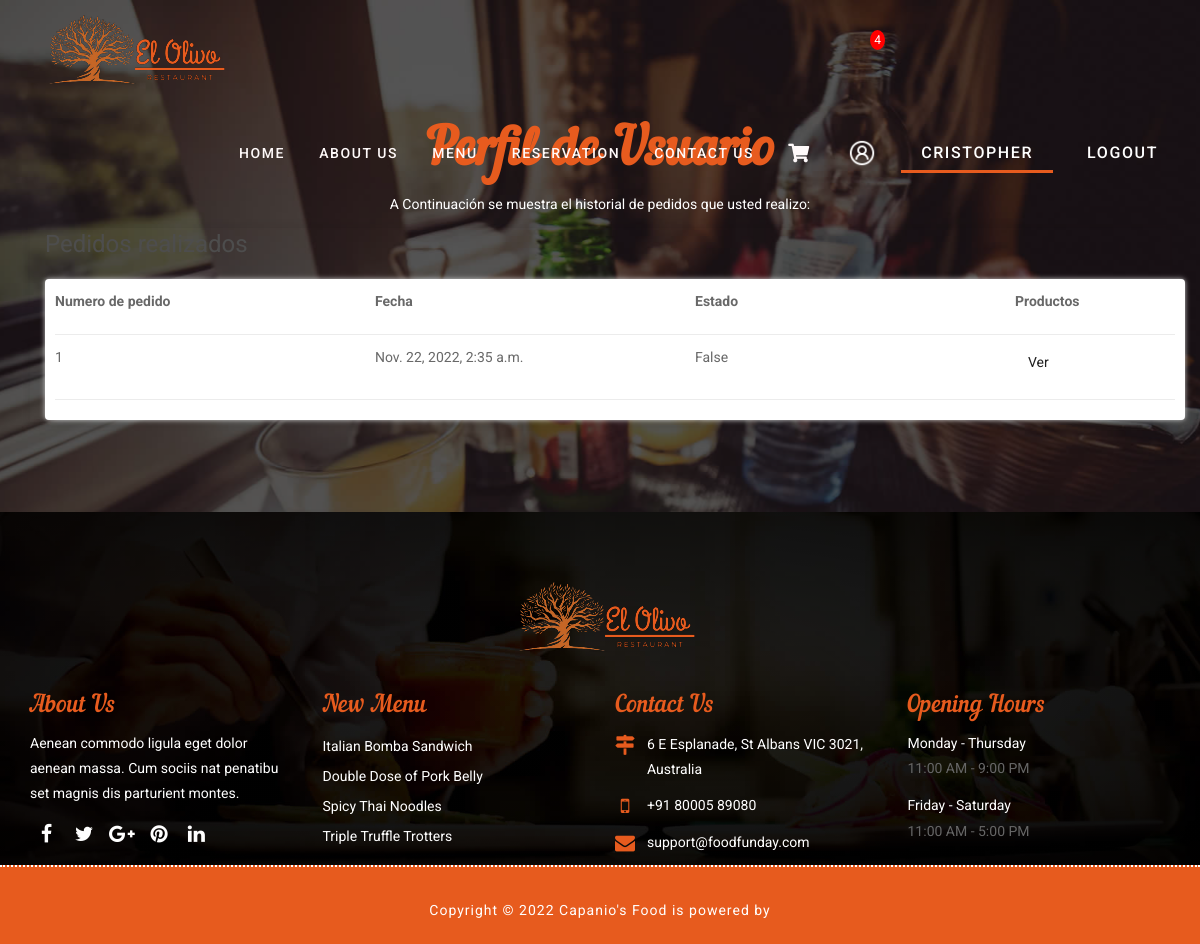
Screenshot of /perfil/ (signed in) with the database file from the repository.
### store/models.py (models this page shows, shortened)
class Pedido(models.Model):
    cliente = models.ForeignKey(Cliente, null=True, blank=True, on_delete=models.SET_NULL)
    fecha = models.DateTimeField(auto_now_add=True)
    estado = models.BooleanField(default=False, null=True, blank=False)
    id_transaccion = models.CharField(max_length=50, null=True)
    def __str__(self):
        return str(self.id)
    @property
    def get_carrito_articulos(self):
        detallepedidos = self.detallepedido_set.all()
        total = sum([articulo.cantidad for articulo in detallepedidos])
        return total

### store/views.py (the view)
# urls.py: path('perfil/', views.perfil, name="perfil"),
def perfil(request):
	data = cartData(request)
	carritoItems = data['carritoItems']
	pedidos = request.user.cliente.pedido_set.all()
	context = {'carritoItems':carritoItems,'pedidos':pedidos}
	return render(request, 'perfil.html', context)

### store/utils.py (called while the page is built)
def cartData(request):
    if request.user.is_authenticated:
        cliente = request.user.cliente
        pedido, created = Pedido.objects.get_or_create(cliente=cliente, estado=False )
        articulos = pedido.detallepedido_set.all()
        carritoItems = pedido.get_carrito_articulos
    else:
        cookieData = cookieCart(request)
        carritoItems = cookieData['carritoItems']
        pedido = cookieData['pedido']
        articulos = cookieData['articulos']
    return{'carritoItems': carritoItems, 'pedido': pedido, 'articulos':articulos}

### store/templates/perfil.html (shortened to what this page needs)
{% load static %}
<!DOCTYPE html>
<html lang="en">
<head>
    <link rel="stylesheet" href="https://cdnjs.cloudflare.com/ajax/libs/font-awesome/5.15.4/css/all.min.css">
    <link rel="stylesheet" href='{% static "css/bootstrap.min.css" %}'>
    <link rel="stylesheet" href='{% static "css/style_perfil.css" %}'>
    <link rel="stylesheet" href='{% static "css/responsive.css" %}'>
    <link rel="stylesheet" href='{% static "js/app.js" %}'>
    <link id="changeable-colors" rel="stylesheet" href='{% static "css/colors/orange.css" %} ' />
    <link rel="stylesheet" type="text/css" href="{% static 'css/principal.css' %}? {% now 'U' %}">
</head>
<body>
    <div id="site-header">
        <header id="header" class="header-block-top">
            <div class="container">
                <div class="row">
                    <div class="main-menu">
                        <nav class="navbar navbar-default" id="mainNav">
                            <div class="navbar-header">
                                <div class="logo">
                                    <a class="navbar-brand js-scroll-trigger logo-header" href="#">
                                        <img src="{% static 'images/RESTAURANT_LOGO_INDEX.png'%}" alt="">
                                    </a>
                                </div>
                            </div>
                            <div id="navbar" class="navbar-collapse collapse">
                                <ul class="nav navbar-nav navbar-right">
                                    <li><a href="{% url 'Index' %}">Home</a></li>
                                    <li><a href="{% url 'about_us' %}">About us</a></li>
                                    <li><a href="{% url 'menu' %}">Menu</a></li>
                                    <li><a href="{% url 'reservation'%}">Reservation</a></li>
                                    <li><a href="{% url 'contact_us' %}">Contact us</a></li>
                                    <li><a href="{% url 'carrito' %}"><div class="fas fa-shopping-cart fa-lg" id="cart-btn"></div></a></li>
                                    <li><a href="{% url 'login' %}"><img  id="user-icon" src="{% static 'images/male_user.png' %}"></a></li>
                                    <li class="active"><a href="{% url 'perfil' %}"><span id="nav" class="nav">{{request.user}}</span></a></li>
                                    <li><a href="{% url 'logout' %}"><span id="logout"> Logout</a> </span></li>
                                    <p id="cart-total" class="nav">{{carritoItems}}</p>
                                    <br>
                                </ul>
                            </div>
                        </nav>
                    </div>
                </div>
            </div>
        </header>
    </div>
    <div id="menu" class="menu-main pad-top-100 pad-bottom-100">
        <div class="container">
            <div class="row">
                <div class="col-lg-12 col-md-12 col-sm-12 col-xs-12">
                    <div class="wow fadeIn" data-wow-duration="1s" data-wow-delay="0.1s">
                        <h2 class="block-title text-center">
						Perfil de Usuario
					</h2>
                        <p class="title-caption text-center">A Continuación se muestra el historial de pedidos que usted realizo:
                        </p>
                    </div>
                    <div class="tab-menu">
                        <div class="container">
                            <div>
                                <h1>Pedidos realizados</h1>
                                <div class="row">
                                    <div class="col-lg-12">
                                        <div class="box-pedido">
                                            <div class="cart-row" >
                                                <div style="flex:2;"><p> <strong>Numero de pedido</strong> </p> </div>
                                                <div style="flex:2"><p><strong>Fecha</strong></p></div>
                                                <div style="flex:2"><p><strong>Estado</strong></p></div>
                                                <div style="flex:1"><p><strong>Productos</strong></p></div>
                                            </div>
                                            {% for pedido in pedidos %}
                                            <div class="cart-row">
                                                <div style="flex:2"><p>{{pedido}}</p></div>
                                                <div style="flex:2"><p>{{pedido.fecha}}</p></div>
                                                <div style="flex:2"><p>{{pedido.estado}}</p></div>
                                                <div style="flex:1">
                                                    <p><a class="btn btn-outline-success" href="{% url 'ver_pedido' %}">Ver</a></p>
                                                </div>
                                            </div>
                                            {% endfor %}
                                        </div>
                                    </div>
                                </div>
                            </div>
                        </div>
                </div>
                </div>
            </div>
        </div>
    </div></div></div></div></div>
      <div class="footer-box pad-top-70">
        <div class="container">
            <div class="row">
                <div class="footer-in-main">
                    <div class="footer-logo">
                        <div class="text-center">
                            <img src="{% static 'images/RESTAURANT_LOGO_INDEX.png'%}" alt="" />
                        </div>
                    </div>
                    <div class="col-lg-3 col-md-3 col-sm-6 col-xs-12">
                        <div class="footer-box-a">
                            <h3>About Us</h3>
                            <p>Aenean commodo ligula eget dolor aenean massa. Cum sociis nat penatibu set magnis dis parturient montes.</p>
                            <ul class="socials-box footer-socials pull-left">
                                <li>
                                    <a href="#">
                                        <div class="social-circle-border"><i class="fa  fa-facebook"></i></div>
                                    </a>
                                </li>
                                <li>
                                    <a href="#">
                                        <div class="social-circle-border"><i class="fa fa-twitter"></i></div>
                                    </a>
                                </li>
                                <li>
                                    <a href="#">
                                        <div class="social-circle-border"><i class="fa fa-google-plus"></i></div>
                                    </a>
                                </li>
                                <li>
                                    <a href="#">
                                        <div class="social-circle-border"><i class="fa fa-pinterest"></i></div>
                                    </a>
                                </li>
                                <li>
                                    <a href="#">
                                        <div class="social-circle-border"><i class="fa fa-linkedin"></i></div>
                                    </a>
                                </li>
                            </ul>
                        </div>
                    </div>
                    </div>
                    <div class="col-lg-3 col-md-3 col-sm-6 col-xs-12">
                        <div class="footer-box-b">
                            <h3>New Menu</h3>
                            <ul>
                                <li><a href="#">Italian Bomba Sandwich</a></li>
                                <li><a href="#">Double Dose of Pork Belly</a></li>
                                <li><a href="#">Spicy Thai Noodles</a></li>
                                <li><a href="#">Triple Truffle Trotters</a></li>
                            </ul>
                        </div>
                    </div>
                    <div class="col-lg-3 col-md-3 col-sm-6 col-xs-12">
                        <div class="footer-box-c">
                            <h3>Contact Us</h3>
                            <p>
                                <i class="fa fa-map-signs" aria-hidden="true"></i>
                                <span>6 E Esplanade, St Albans VIC 3021, Australia</span>
                            </p>
                            <p>
                                <i class="fa fa-mobile" aria-hidden="true"></i>
                                <span>
                                +91 80005 89080
                            </span>
                            </p>
                            <p>
                                <i class="fa fa-envelope" aria-hidden="true"></i>
                                <span><a href="#">support@foodfunday.com</a></span>
                            </p>
                        </div>
                    </div>
                    <div class="col-lg-3 col-md-3 col-sm-6 col-xs-12">
                        <div class="footer-box-d">
                            <h3>Opening Hours</h3>
                            <ul>
                                <li>
                                    <p>Monday - Thursday </p>
                                    <span> 11:00 AM - 9:00 PM</span>
                                </li>
                                <li>
                                    <p>Friday - Saturday </p>
                                    <span>  11:00 AM - 5:00 PM</span>
                                </li>
                            </ul>
                        </div>
                    </div>
                </div>
            </div>
        </div>
        <div id="copyright" class="copyright-main">
            <div class="container">
                <div class="row">
                    <div class="col-lg-12 col-md-12 col-sm-12 col-xs-12">
                        <h6 class="copy-title"> Copyright &copy; 2022 Capanio's Food is powered by <a href="#" target="_blank"></a> </h6>
                    </div>
                </div>
            </div>
        </div>
</body>
</html>

### static/css/responsive.css (style rules this page uses)
@media (max-width: 1240px) { .main-menu nav li a { margin: 0 7px; } }

### static/css/colors/orange.css (style rules this page uses)
.main-menu .navbar-default .navbar-nav .active a { color: #e75b1e; }
.main-menu nav li a::after { background: #e75b1e; }
.block-title { color: #e75b1e; }
.footer-box-a h3 { color: #e75b1e; }
.footer-box-b h3 { color: #e75b1e; }
.footer-box-c h3 { color: #e75b1e; }
.footer-box-d h3 { color: #e75b1e; }
.footer-box-c p i { color: #e75b1e; }
.copyright-main { background: #e75b1e; }

### static/css/principal.css (style rules this page uses)
body { background-color: hsl(0, 0%, 98%); }
h1,h2,h3,h4,h5,h6 { color:hsl(0, 0%, 30%); }
.box-pedido { box-shadow:hsl(0, 0%, 80%) 0 0 5px; background-color: #fff; border-radius: 4px; padding: 10px; }
#user-icon { display: inline-block; }
.nav { display: inline-block; margin-left: 10px; font-size: 18px; color: white; }
.col-lg-4, .col-lg-6, .col-lg-8, .col-lg-12 { margin-top: 10px; }
.btn { border-radius: 0; }
.cart-row { display: flex; align-items: flex-stretch; padding-bottom: 10px; margin-bottom: 10px; border-bottom: 1px solid #ececec; }

### rows the page displays
Pedido: id "1", fecha "Nov. 22, 2022, 2:35 a.m.", estado "False"

### other values shown
{{ request.user }} "CRISTOPHER"
{{ carritoItems }} "4"
